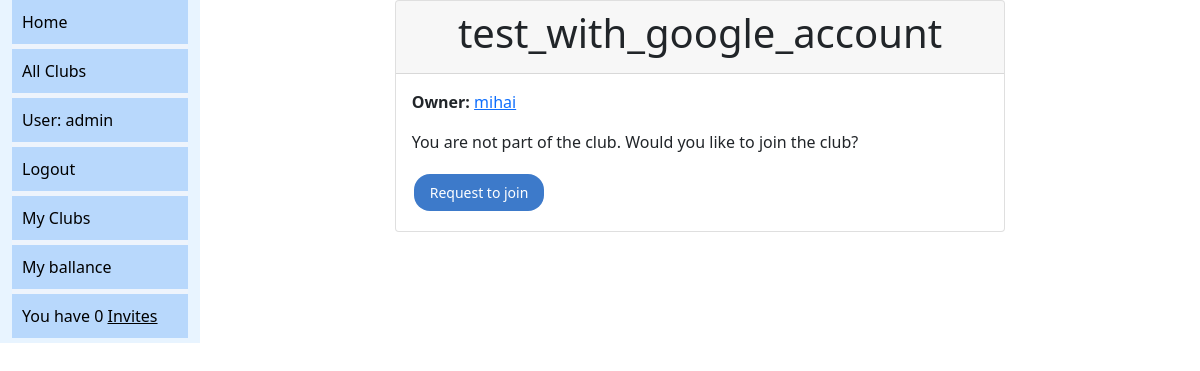
The app's page /club/1 (signed in) with its own data.
### accounts/models.py (models this page shows)
class CustomUser(AbstractUser):
    clubs = models.ManyToManyField('home.Club', help_text='Clubs this user is associated with')
    invites_sent = models.ManyToManyField('home.Invite', help_text='Invites sent by this user', related_name='invites_sent')
    invites_received = models.ManyToManyField('home.Invite', help_text='Invites received by this user', related_name='invites_received')
    sums = models.ManyToManyField('home.Sum', help_text='Sums assinged to this user')
    payments = models.ManyToManyField('home.payment', help_text='Payments involving this user')
    join_requests = models.ManyToManyField('home.JoinRequest')
    def __str__(self):
        return self.username
    class Meta:
        ordering = ['username']

### home/models.py (models this page shows, shortened)
class Club(models.Model):
    time_created = models.DateField(default=timezone.now)
    name = models.CharField(max_length=200, help_text='Enter a club name')
    owner = models.ForeignKey('accounts.CustomUser', on_delete=models.SET_NULL, null=True, related_name='club_owner')
    members = models.ManyToManyField('accounts.CustomUser', help_text='Add members to this club')
    invites_sent = models.ManyToManyField('Invite')
    sessions = models.ManyToManyField('Session')
    sums = models.ManyToManyField('Sum')
    join_requests = models.ManyToManyField('JoinRequest')
    class Meta:
        ordering = ['-time_created']

### home/views.py (the view, shortened to what this page needs)
# urls.py: path('club/<str:pk>', views.ClubDetailView.as_view(), name='club-detail'),
class ClubDetailView(LoginRequiredMixin, generic.DetailView):
    model = Club
    def get_context_data(self, **kwargs):
        context = super().get_context_data(**kwargs)
        u = self.request.user
        club = self.get_object()
        if u not in club.members.all():
            is_member = False
            context['is_member'] = is_member
        return context

### home/templates/home/club_detail.html (shortened to what this page needs)
{% extends "base_generic.html" %}
{% block content %}
  <div class="container">
    <div class="row justify-content-center">
      <div class="col-md-8">
        <div class="card">
          <div class="card-header">
            <h1 class="text-center">{{ club.name }}</h1>
          </div>
          <div class="card-body">
            <p><strong>Owner:</strong> <a href="">{{ club.owner }}</a></p>
            {% if is_member %}
              <h4 class="mb-3">Members</h4>
              <ul class="list-group mb-3">
                {% for member in club.members.all %}
                  <li class="list-group-item">{{ member.username }}</li>
                {% endfor %}
              </ul>
              <p class="mb-3">
                Want to invite someone?  <a href="{{ club.get_absolute_url }}/invite"> Invite</a>
              </p>
              <hr>
              <p class="mb-3">
              <a href="{{ club.get_absolute_url }}/join-requests">Join Requests</a>
              </p>
              <hr>
              <h4 class="mb-3">Sessions</h4>
              <ul class="list-group">
                {% for session in sessions_list.all %}
                  <li class="list-group-item d-flex justify-content-between align-items-center">
                    <a href="{{ session.get_absolute_url }}">{{ session.name }}</a>
                    <button class="btn btn-sm btn-danger sessionDelete" data-session_id="{{ session.id }}">Delete</button>
                  </li>
                {% endfor %}
              </ul>
              <script type="text/javascript">
                $(document).on('click', '.sessionDelete', function(){
                    var session_id = $(this).attr('data-session_id');
                    $.ajax({
                        type: "DELETE",
                        url: "session/" +session_id + "/delete",
                        headers: {
                          'X-CSRFToken': '{{ csrf_token }}' // Include CSRF token in the headers
                        },
                        success: function(response) {
                            location.reload();
                        },
                    });
                });
              </script>
              <a class="btn btn-primary mt-3" href="{{club.get_absolute_url }}/create-session">Add Session</a>
              <p><a href="{{ club.get_absolute_url }}/delete">Do you want to delete the club?</a></p>
            {% else %}
              <p class="mb-3"> You are not part of the club. Would you like to join the club? </p>
              <button class="btn btn-primary" id="requestJoin" data-club_id="{{club.id}}">Request to join</button>
            {% endif %}
          </div>
        </div>
      </div>
    </div>
  </div>
{% endblock %}

### home/templates/base_generic.html (shortened to what this page needs)
<!DOCTYPE html>
<html lang="en">
<head>
  <link href="https://cdn.jsdelivr.net/npm/bootstrap@5.1.3/dist/css/bootstrap.min.css" rel="stylesheet">
  {% load static %}
  <link rel="stylesheet" href="{% static 'css/styles.css' %}">
</head>
<body>
  <div class="container-fluid">
    <div class="row">
      <div class="col-sm-2">
        {% block sidebar %}
          <ul class="sidebar-nav">
            <li><a href="{% url 'home:index' %}">Home</a></li>
            <li><a href="{% url 'home:clubs' %}">All Clubs</a></li>
            {% if user.is_authenticated %}
              <li class="username">User: {{ user.username }}</li>
              <li><a href="{% url 'account_logout' %}?next={{ request.path }}">Logout</a></li>
              <li><a href="{% url 'home:myclubs' %}">My Clubs</a></li>
              <li><a href="{% url 'home:mysums' %}">My ballance</a></li>
              <li class="invites">You have {{ user.invites_received.count }} <a href="{% url 'home:myinvites' %}">Invites</a></li>
            {% else %}
              <li><a href="{% url 'account_login' %}?next={{ request.path }}">Login</a></li>
            {% endif %}
          </ul>
        {% endblock %}
      </div>
      <div class="col-sm-10">{% block content %}{% endblock %}</div>
    </div>
  </div>
</body>
</html>

### home/static/css/styles.css (style rules this page uses)
.btn { background-color: #3d7aca; border: none; color: white; padding: 8px 16px; text-align: center; text-decoration: none; display: inline-block; font-size: 14px; margin: 4px 2px; cursor: pointer; border-radius: 16px; transition: background-color 0.3s ease; }
ul { list-style: none; margin: 0; padding: 0; }
li { margin-bottom: 20px; }
.col-sm-2 { background-color: #e8f4ff; }
.col-sm-10 { background-color: #ffffff; }
.sidebar-nav { background-color: #eef4fc; list-style-type: none; padding: 0; margin: 0; }
.sidebar-nav li { padding: 10px; }
.sidebar-nav li a { color: rgb(0, 0, 0); text-decoration: none; }
.sidebar-nav li.username { color: #000000; padding: 10px; }
.sidebar-nav li.invites { color: #000000; padding: 10px; }
.sidebar-nav li.invites a { color: #000000; text-decoration: underline; }
.sidebar-nav { list-style-type: none; margin: 0; padding: 0; width: 100%; }
.sidebar-nav li { padding: 10px; background-color: #b8d8fc; margin-bottom: 5px; }
.sidebar-nav li:last-child { border-bottom: none; }

### records on screen
CustomUser: username "admin", invites_received.count "0"
Club: name "test_with_google_account", owner "mihai"
